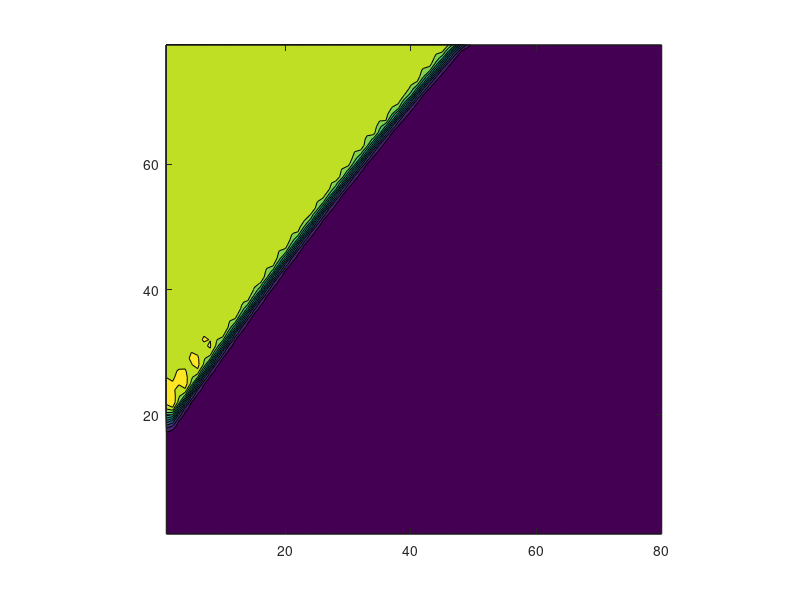

This chart was generated by the following MATLAB code:

x = csvread("./x.csv");
y = csvread("./y.csv");

r = csvread("./r.csv");
ru = csvread("./ru.csv");
rv = csvread("./rv.csv");
rE = csvread("./rE.csv");

%colormap ("default");


contourf(rv);
axis("equal")


